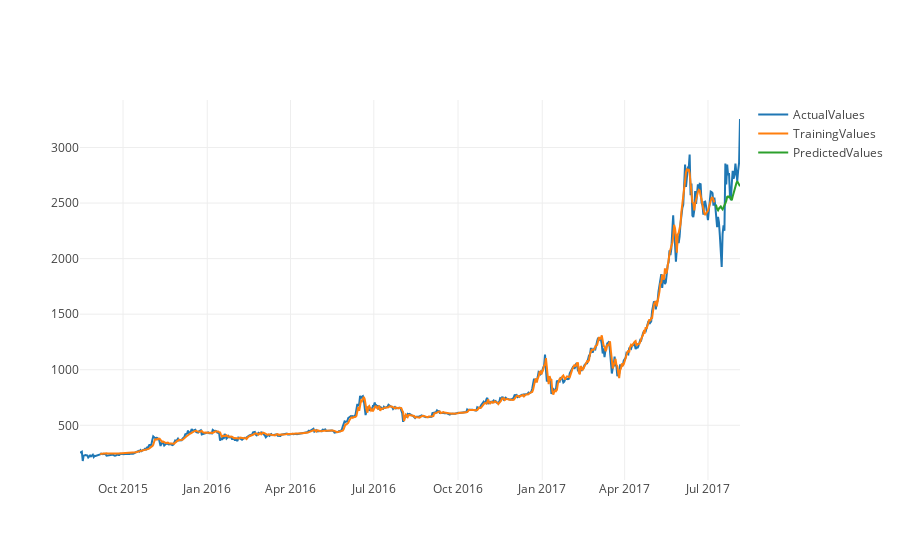

Notebook code for this chart:
### Code cell
USDT_BTC = nextDayPrediction('USDT_BTC', 'poloniex' )

### Figure 1 — Plotly figure (JSON) as saved in the notebook; plotly's stock layout.template omitted (floating-point values rounded to 4 significant figures; data arrays with more than 128 entries replaced by an {"elided": "..."} marker saying what was removed)
{"data": [{"name": "ActualValues", "type": "scatter", "x": {"elided": "722 str values"}, "y": {"elided": "722 float values"}}, {"name": "TrainingValues", "type": "scatter", "x": {"elided": "722 str values"}, "y": {"elided": "722 float values"}}, {"name": "PredictedValues", "type": "scatter", "x": {"elided": "722 str values"}, "y": {"elided": "722 float values"}}], "layout": {}}
